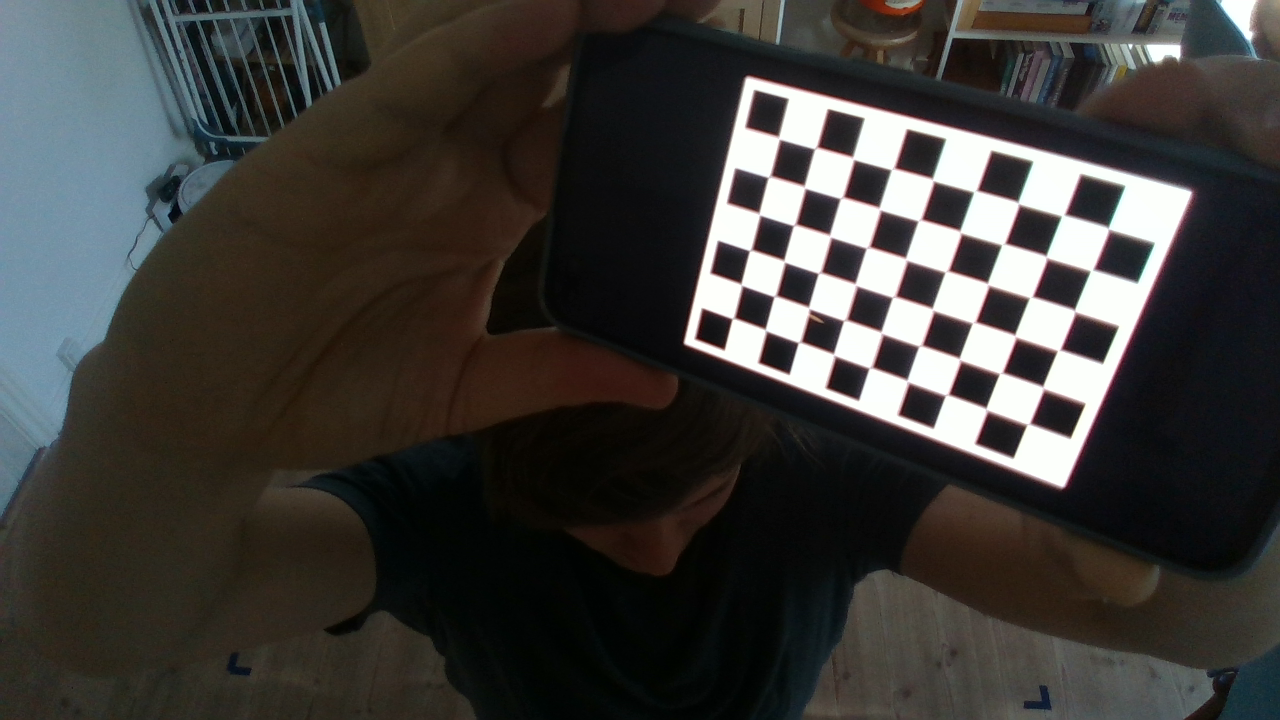
#> input picture runtime/calibrate/images/10_Color.png, 1280 x 720 px; its folder holds 5 pictures in this run; the run also reads 1 picture not shown here
$ python calibrate_cam.py
#> lines starting #> are read from the running program, lines starting #| are printed output that depends on the picture; after the words box and inside, x2 and y2 are one past the last pixel; in counts of white or black regions, pixels touching at a corner belong together
#!/usr/bin/env python

import cv2
import numpy as np
import os
import glob

# Defining the dimensions of checkerboard
CHECKERBOARD = (6,9)
criteria = (cv2.TERM_CRITERIA_EPS + cv2.TERM_CRITERIA_MAX_ITER, 30, 0.001)

# Creating vector to store vectors of 3D points for each checkerboard image
objpoints = []
# Creating vector to store vectors of 2D points for each checkerboard image
imgpoints = []


# Defining the world coordinates for 3D points
objp = np.zeros((1, CHECKERBOARD[0] * CHECKERBOARD[1], 3), np.float32)
objp[0,:,:2] = np.mgrid[0:CHECKERBOARD[0], 0:CHECKERBOARD[1]].T.reshape(-1, 2)
prev_img_shape = None

# Extracting path of individual image stored in a given directory
images = glob.glob('./images/*.png')
for fname in images:
    img = cv2.imread(fname)
#> img is the input picture: shape (720, 1280, 3); mean B, G, R 56.7, 59.5, 61
    gray = cv2.cvtColor(img,cv2.COLOR_BGR2GRAY)
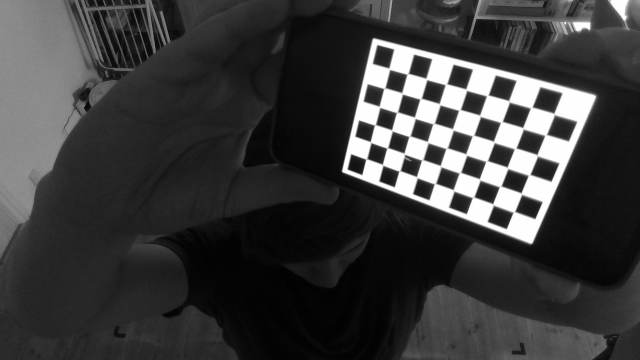
#> gray: shape (720, 1280) (shown at 1/2 size); min 1, max 255, mean 59.5
    # Find the chess board corners
    # If desired number of corners are found in the image then ret = true
    ret, corners = cv2.findChessboardCorners(gray, CHECKERBOARD, cv2.CALIB_CB_ADAPTIVE_THRESH + cv2.CALIB_CB_FAST_CHECK + cv2.CALIB_CB_NORMALIZE_IMAGE)
#> ret = True; corners = 54 rows, first 8: [731.9, 319], [740.6, 283.8], [749.2, 251], [759.9, 215.5], [767.9, 177.9], [779.5, 139.7], [765.6, 330.5], [773.6, 296.9]

    """
    If desired number of corner are detected,
    we refine the pixel coordinates and display
    them on the images of checker board
    """
    if ret == True:
        objpoints.append(objp)
        # refining pixel coordinates for given 2d points.
        corners2 = cv2.cornerSubPix(gray, corners, (11,11),(-1,-1), criteria)
#> corners2 = 54 rows, first 8: [733, 318.3], [741.4, 284.5], [750.3, 250.2], [759.4, 214.1], [769.1, 176.7], [779, 137.9], [765.6, 330], [774.9, 296.2]

        imgpoints.append(corners2)

        # Draw and display the corners
        img = cv2.drawChessboardCorners(img, CHECKERBOARD, corners2, ret)
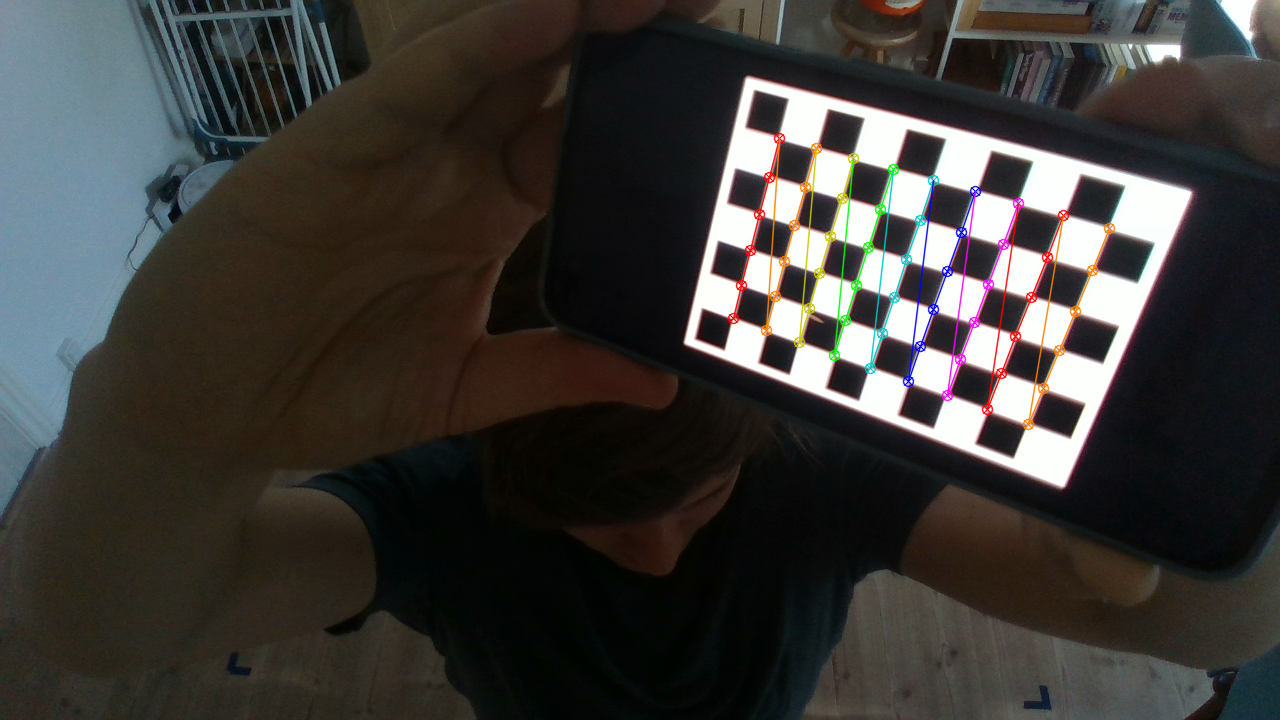
#> img: shape (720, 1280, 3); 1.56% of pixels changed, all inside (x1, y1, x2, y2) = (727, 132, 1116, 431)

    cv2.imshow('img',img)
    cv2.waitKey(0)
#> pass 2 of the loop `for fname in images:`:
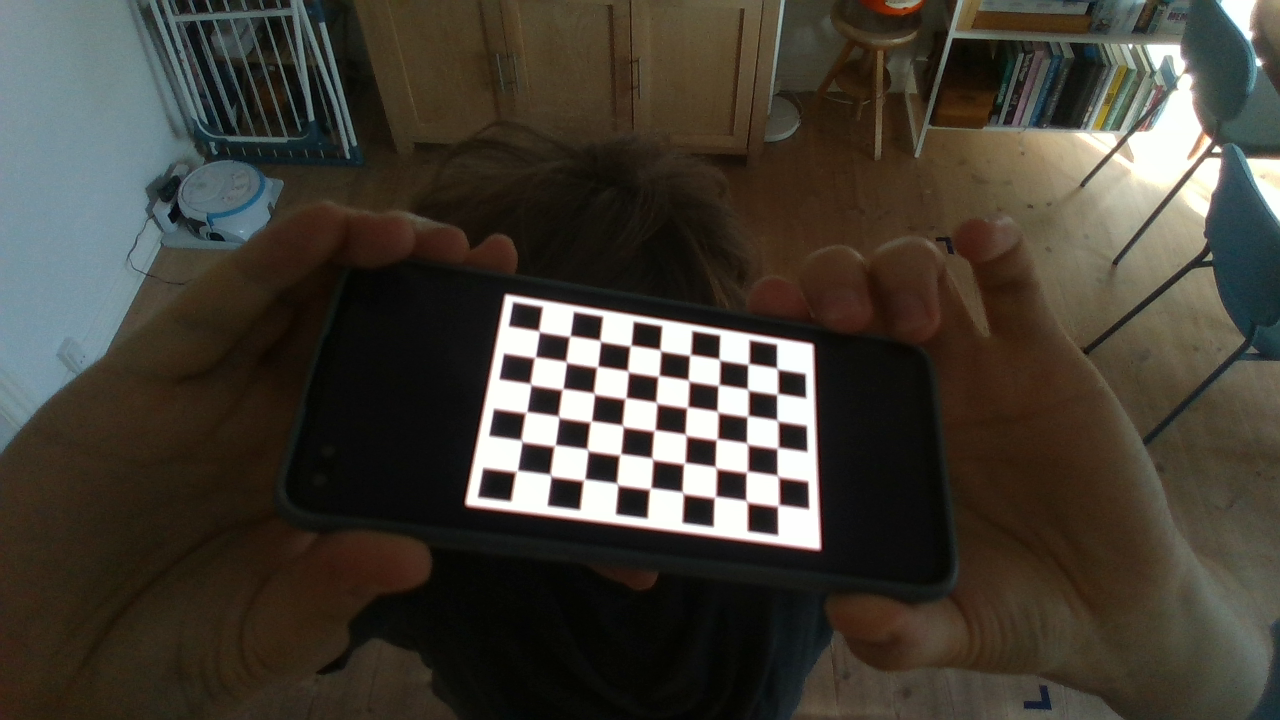
#> input picture runtime/calibrate/images/11_Color.png, 1280 x 720 px
#> img is the input picture: shape (720, 1280, 3); mean B, G, R 52.9, 61.8, 66.6
#> `gray = cv2.cvtColor(img,cv2.COLOR_BGR2GRAY)`:
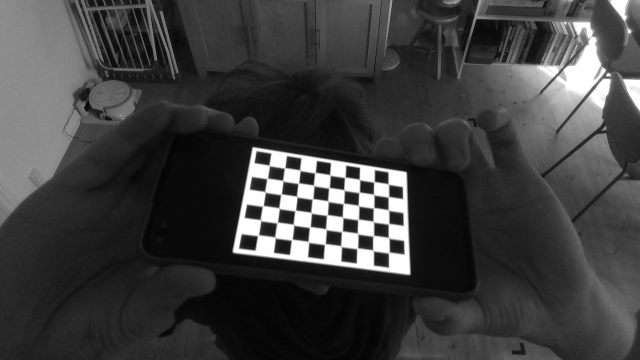
#> gray: shape (720, 1280) (shown at 1/2 size); min 2, max 255, mean 62.2
#> corners = 54 rows, first 8: [517.8, 469.7], [522.4, 442], [527.3, 411.1], [531.6, 385.1], [535.8, 356.3], [539.7, 332.2], [550.7, 475.3], [555.6, 444.2]
#> corners2 = 54 rows, first 8: [516.5, 471], [521.5, 440.8], [526.1, 412.2], [530.5, 384.2], [534.8, 357.2], [538.9, 331.3], [550.5, 475.3], [554.6, 445.4]
#> `img = cv2.drawChessboardCorners(img, CHECKERBOARD, corners2, ret)`:
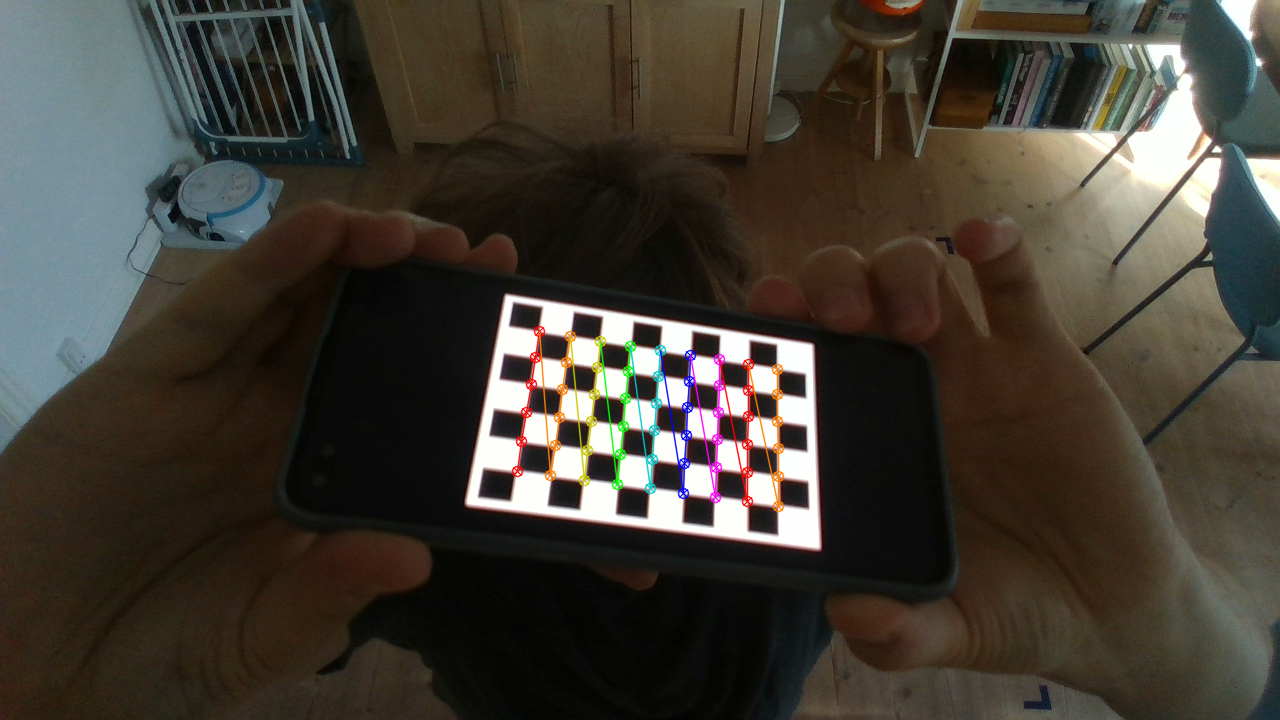
#> img: shape (720, 1280, 3); 1.23% of pixels changed, all inside (x1, y1, x2, y2) = (511, 325, 785, 513)
#> pass 3 of the loop `for fname in images:`:
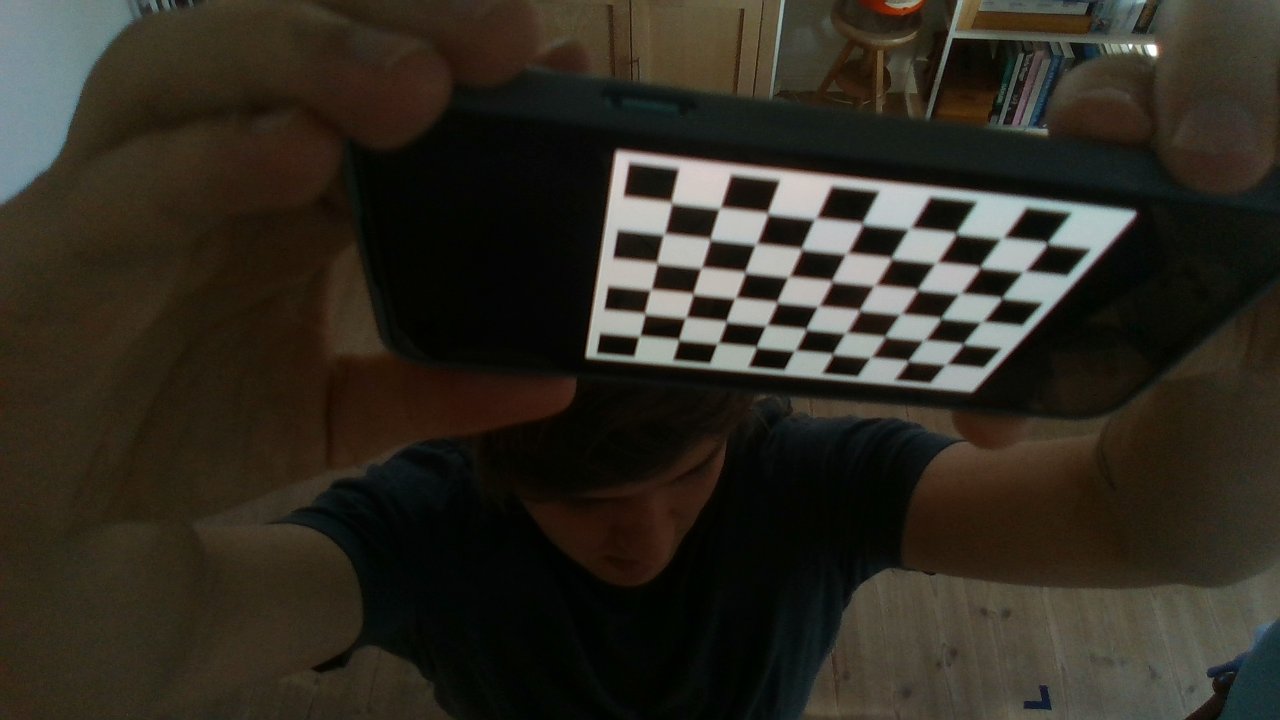
#> input picture runtime/calibrate/images/12_Color.png, 1280 x 720 px
#> img is the input picture: shape (720, 1280, 3); mean B, G, R 33.8, 43.1, 47.3
#> `gray = cv2.cvtColor(img,cv2.COLOR_BGR2GRAY)`:
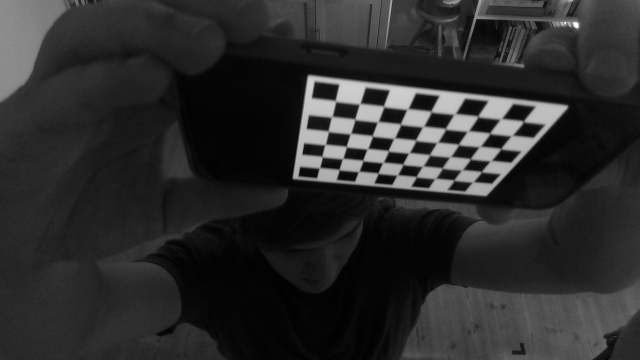
#> gray: shape (720, 1280) (shown at 1/2 size); min 1, max 254, mean 43.2
#> corners = 54 rows, first 8: [639, 336], [644.5, 314.5], [650, 289.5], [657, 263], [664, 234], [671.5, 202.5], [678.7, 338.4], [685, 316.5]
#> corners2 = 54 rows, first 8: [639.3, 336], [644.8, 313.7], [650.6, 289.6], [657, 263.2], [663.9, 234.1], [671.4, 202.6], [678.7, 339.6], [685.6, 317.6]
#> `img = cv2.drawChessboardCorners(img, CHECKERBOARD, corners2, ret)`:
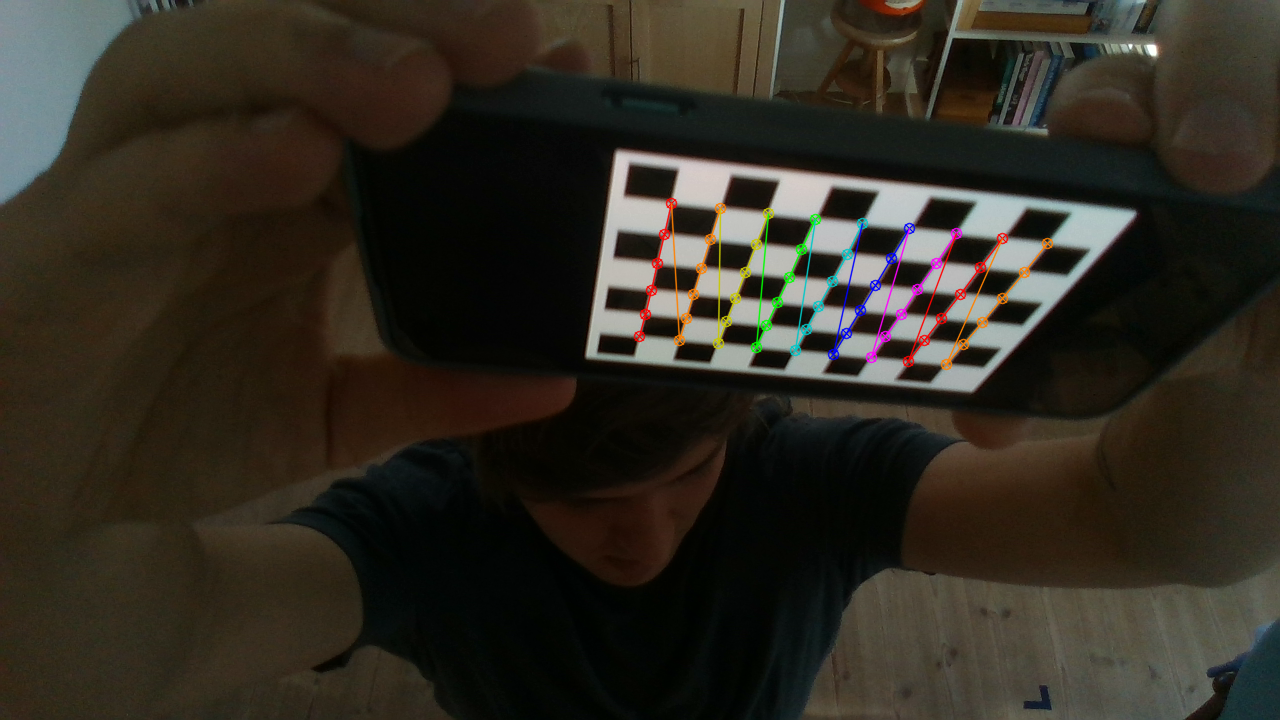
#> img: shape (720, 1280, 3); 1.22% of pixels changed, all inside (x1, y1, x2, y2) = (633, 197, 1054, 371)
#> the loop made 5 passes; the first 3 are shown

cv2.destroyAllWindows()

h,w = img.shape[:2]

"""
Performing camera calibration by
passing the value of known 3D points (objpoints)
and corresponding pixel coordinates of the
detected corners (imgpoints)
"""
ret, mtx, dist, rvecs, tvecs = cv2.calibrateCamera(objpoints, imgpoints, gray.shape[::-1], None, None)

print(f"error? {ret}")
# [8 lines of commented-out code are left out]

img = cv2.imread('images/11_Color.png')
h,  w = img.shape[:2]
newcameramtx, roi = cv2.getOptimalNewCameraMatrix(mtx, dist, (w,h), 1, (w,h))

dst = cv2.undistort(img,mtx,dist,None,newcameramtx)
x,y,w,h=roi
dst = dst[y:y+h,x:x+w]
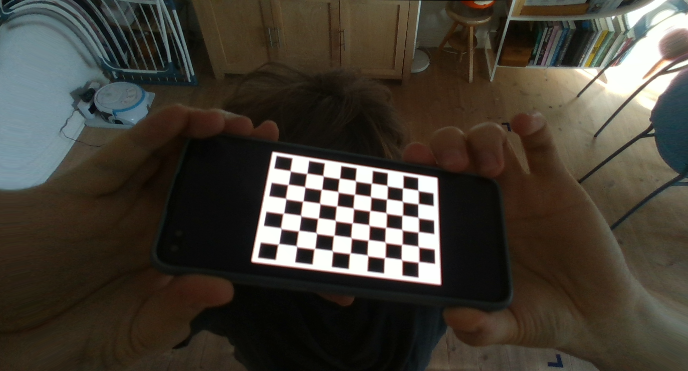
#> dst: shape (371, 688, 3); mean B, G, R 53, 62.1, 67.3
cv2.imwrite("res1.png",dst)

mapx, mapy = cv2.initUndistortRectifyMap(mtx,dist,None,newcameramtx, (w,h), 5)
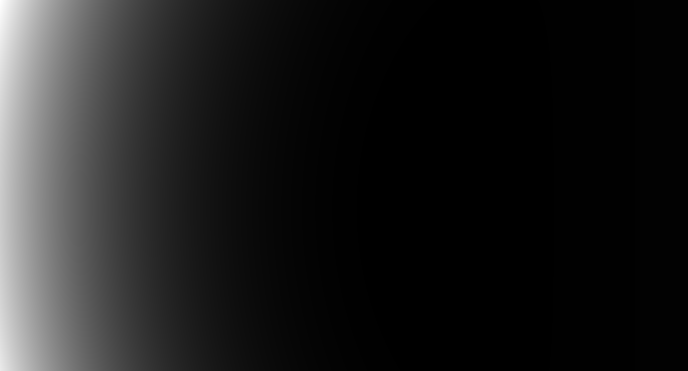
#> mapx: shape (371, 688) float32; min 85.98, max 39094.2, mean 4718.6; drawn with min black and max white
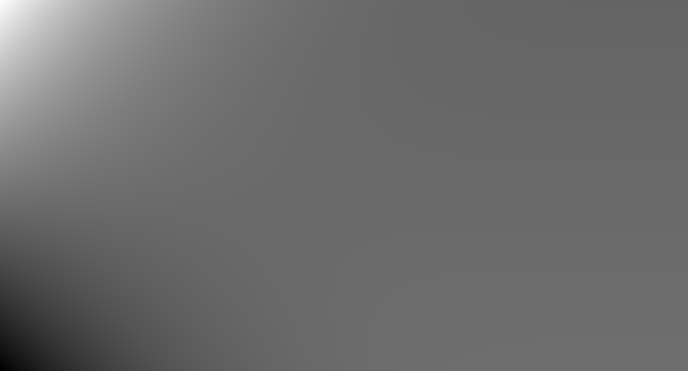
#> mapy: shape (371, 688) float32; min -7111.7, max 10835, mean 526.4; drawn with min black and max white
dst = cv2.remap(img, mapx, mapy, cv2.INTER_LINEAR)
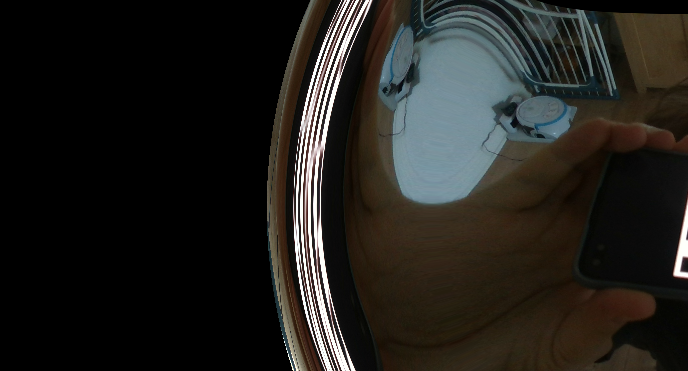
#> dst: shape (371, 688, 3); mean B, G, R 29.1, 32.7, 34
x,y,w,h=roi
dst = dst[y:y+h,x:x+w]
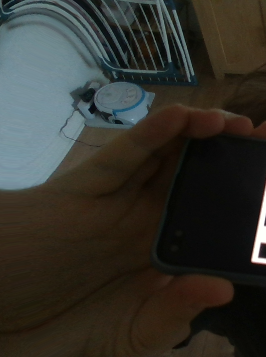
#> dst: shape (357, 266, 3); mean B, G, R 43.3, 49.6, 50.6
cv2.imwrite("res2.png",dst)

mean_error = 0
for i in range(len(objpoints)):
    imgPoints2, _ = cv2.projectPoints(objpoints[i], rvecs[i], tvecs[i], mtx, dist)
    error = cv2.norm(imgpoints[i], imgPoints2, cv2.NORM_L2)/len(imgPoints2)
    mean_error += error

print(f"total error: {error}")

np.savetxt("tst", mtx)
#> (the run stopped early here; a loop or call above may not have finished)
